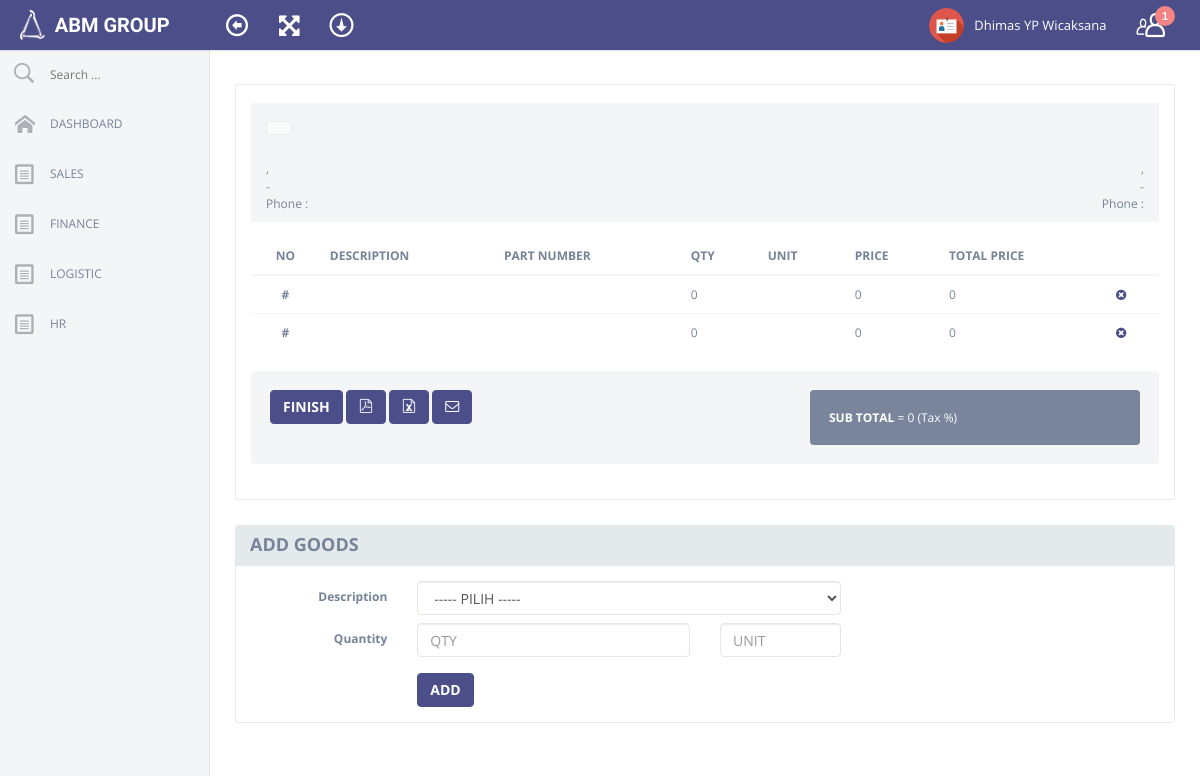
Page /input_item_invoice.php (signed in) on the committed database.
### tables this page shows
CREATE TABLE IF NOT EXISTS `employee` (
`id_karyawan` int(255) NOT NULL,
  `no_pegawai` int(255) DEFAULT NULL,
  `join_date` varchar(100) DEFAULT '',
  `status_karyawan` varchar(1000) DEFAULT '',
  `kode_company` varchar(100) DEFAULT '',
  `nama_depan` varchar(1000) DEFAULT '',
  `nama_tengah` varchar(1000) DEFAULT '',
  `nama_belakang` varchar(1000) DEFAULT '',
  `tempat_lahir` varchar(1000) DEFAULT '',
  `ttl_karyawan` varchar(1000) DEFAULT '',
  `alamat_karyawan` varchar(1000) DEFAULT '',
  `kota_karyawan` varchar(1000) DEFAULT '',
  `kodepos_karyawan` int(255) DEFAULT NULL,
  `propinsi_karyawan` varchar(1000) DEFAULT '',
  `negara_karyawan` varchar(1000) DEFAULT '',
  `telpon_karyawan` varchar(1000) DEFAULT '',
  `mobile_karyawan` varchar(1000) DEFAULT '',
  `email_karyawan` varchar(1000) DEFAULT '',
  `job_tittle` varchar(1000) DEFAULT '',
  `basic_salary` int(255) DEFAULT NULL,
  `meals_salary` int(255) DEFAULT NULL,
  `npwp` varchar(1000) DEFAULT '',
  `bpjs` varchar(1000) DEFAULT '',
  `sex` varchar(1000) DEFAULT '',
  `martial_status` varchar(1000) DEFAULT '',
  `spouse_name` varchar(1000) DEFAULT '',
  `no_child` int(10) DEFAULT NULL,
  `emergency_contact` varchar(1000) DEFAULT '',
  `emergency_phone` varchar(1000) DEFAULT '',
  `id_type` varchar(1000) DEFAULT '',
  `id_no` varchar(1000) DEFAULT '',
  `foto` varchar(1000) DEFAULT '',
  `status` int(10) DEFAULT NULL,
  `vis` int(10) DEFAULT NULL,
  `create_user` varchar(1000) DEFAULT '',
  `create_date` varchar(1000) DEFAULT '',
  `modified_user` varchar(1000) DEFAULT '',
  `modified_date` varchar(1000) DEFAULT ''
);

CREATE TABLE IF NOT EXISTS `quote_list` (
`id_quote_list` int(255) NOT NULL,
  `quote_no` varchar(1000) NOT NULL,
  `description` text NOT NULL,
  `part_number` varchar(1000) NOT NULL,
  `goods_no` varchar(1000) NOT NULL,
  `qty` int(255) NOT NULL,
  `unit` varchar(100) NOT NULL,
  `price` int(255) NOT NULL,
  `sub_price` int(255) NOT NULL,
  `matauang` varchar(1000) NOT NULL,
  `tax` int(255) NOT NULL,
  `margin` varchar(1000) NOT NULL,
  `status` varchar(1000) NOT NULL,
  `date_create` varchar(1000) NOT NULL DEFAULT '',
  `user_create` varchar(1000) NOT NULL DEFAULT ''
);

### input_item_invoice.php (the view, shortened to what this page needs)
<?PHP
	  $id2=$_SESSION['SESS_MEMBER_ID'];
	  $tampil= mysql_query("select * from user where id_pegawai='$id2'");
	  $data_tampil = mysql_fetch_array($tampil);
	  $kd_role = $data_tampil['role'];
	if ($kd_role == "1") {
  include ("head_meta.php");
?>
<body>
  <?PHP
  include ("header.php");
  include ("sidebar.php");
  ?>
<div id=content>
  <div class=content-wrapper>
   <br>
    <div class=outlet>
      <div class="row printable">
        <div class=col-lg-12>
          <div class="panel panel-default plain">
            <div class="panel-heading white-bg"></div>
            <div class=panel-body>
              <div class=invoice>
                <div class=invoice-header>
                  <div class="invoice-logo col-md-12">
				                      <div class=invoice-date>
                      <ul class=list-unstyled>
                      <?PHP
                      $qs= @$_GET['invoice'];
	                    $tpl= mysql_query("select * from invoice where no_invoice='$qs'");
	                    $tpl2 = mysql_fetch_array($tpl);
	                    $nq = $tpl2['no_do'];
	                    $co = $tpl2['kode_company'];
	                    $cl = $tpl2['no_client'];
	                    $pjk = $tpl2['tax'];
                      ?>
                        <li><?PHP echo "<button type='button' class='btn btn-default' disabled='disabled'>$nq</button>"; ?></li>
                      </ul>
                    </div>
				  </div>
          <?PHP
					$tampils= mysql_query("select * from company where kode_company='$co'");
					$data_tampils = mysql_fetch_array($tampils);
				  ?>
				  <div class="invoice-from col-md-9">
                    <ul class="list-unstyled text-left">
                      <li><?PHP echo $data_tampils['kota_company']; ?>, <?PHP echo $data_tampils['propinsi_company']; ?></li>
                      <li><?PHP echo $data_tampils['negara_company']; ?> - <?PHP echo $data_tampils['kodepos_company']; ?></li>
                      <li>Phone : <?PHP echo $data_tampils['telpon_company']; ?></li>
                    </ul>
                  </div>
				  <?PHP
					$tampilz= mysql_query("select * from client where id_client='$cl'");
					$data_tampilz = mysql_fetch_array($tampilz);
				  ?>
                  <div class="invoice-to col-md-3">
                    <ul class="list-unstyled text-right">
                      <li><?PHP echo $data_tampilz['kota_client']; ?>, <?PHP echo $data_tampilz['propinsi_client']; ?></li>
                      <li><?PHP echo $data_tampilz['negara_client']; ?> - <?PHP echo $data_tampilz['kodepos_client']; ?></li>
                      <li>Phone : <?PHP echo $data_tampilz['telpon_client']; ?></li>
                    </ul>
                  </div>
                </div>
                <div class=invoice-content>
                  <table class="table table-hover">
                    <thead>
                      <tr>
                        <th class=text-center>NO
                        <th>DESCRIPTION
                        <th>PART NUMBER
                        <th>QTY
                        <th>UNIT
                        <th>PRICE
                        <th>TOTAL PRICE
						            <th>
                    <tbody>
	<?PHP
	$items= "select * from quote_list where quote_no='$nq' order by id_quote_list ASC limit 100";
	$items2=mysql_query($items) or die(mysql_error());
		While($items3= mysql_fetch_assoc($items2))
			{
				echo '<tr><td class="text-center"><strong>#</strong>';
				echo '<td> '.$items3['description'].'';
				echo '<td> '.$items3['part_number'].'';
				echo '<td> '.$items3['qty'].'';
				echo '<td> '.$items3['unit'].'';
				echo '<td> '.$items3['price'].'';
				echo '<td> '.$items3['sub_price'].'';
				echo '<th><a href=""><i class="fa-remove-sign"></i></a>';
			};
	?>
                  </table>
                  <div class="well bn">
                    <div class=row>
                      <div class=col-md-9>
            <button type=button class="btn btn-primary">FINISH</button>
            <button type=submit class="btn btn-primary"><i class="im-file-pdf"></i></button>
            <button type=submit class="btn btn-primary"><i class="im-file-excel"></i></button>
            <button type=submit class="btn btn-primary"><i class="fa-envelope"></i></button>
                      </div>
                      <div class=col-md-3>
	<?php
		$sum = mysql_query("SELECT sum(sub_price) FROM quote_list WHERE quote_no='$nq'") or die(mysql_error());
		while ($rows = mysql_fetch_array($sum)) {
	?>
                        <div class="well bn dark-bg mb0"><b>SUB TOTAL</b> = <?php echo $rows['sum(sub_price)']; ?>
                         (Tax <?PHP echo $pjk ?>%)</div>
    <?PHP } ?>
                      </div>
                    </div>
                  </div>
                </div>
              </div>
            </div>
          </div>
        </div>
      </div>
    </div>
	<div class=outlet>
      <div class=row>
        <div class=col-lg-12>
          <div class="panel panel-default toggle">
            <div class=panel-heading>
              <h4>ADD GOODS</h4>
            </div>
            <div class=panel-body>
              <form class="form-horizontal" role=form action=input_item_penawaran2.php?qt=<?PHP echo $nq ?>&&tx=<?PHP echo $pjk ?> method="post">
                <div class=form-group>
                  <label class="col-lg-2 col-md-2 col-sm-12 control-label">Description</label>
					<div class="col-lg-6 col-md-6">
						<?PHP
							$tampil_barang= mysql_query("select * from goods order by id_goods asc limit 0, 10001");
								echo '<select class="form-control select2" name="barang" onchange="showUser(this.value)">';
								echo '<option value="">----- PILIH -----';
									While($tampil_barang2= mysql_fetch_assoc($tampil_barang))
								{
									echo '<option value="'.$tampil_barang2['id_goods'].'">';
									echo '</option>';
								}
								echo '</select>';
						?>
                    </div>
                </div>
                <div class=form-group>
                  <label class="col-lg-2 col-md-2 col-sm-12 control-label">Quantity</label>
                      <div class="col-lg-4 col-md-4">
                        <input class=form-control placeholder=QTY name="jml">
                      </div>
                      <div class="col-lg-2 col-md-2">
                        <input class=form-control placeholder=UNIT name="unt">
                      </div>
                </div>
                <div class=form-group>
                  <label class="col-lg-2 col-md-2 col-sm-12 control-label"></label>
                  <div class="col-lg-10 col-md-10">
                    <button type=submit class="btn btn-primary">ADD</button>
                  </div>
                </div>
              </form>
            </div>
          </div>
        </div>
      </div>
  </div>
</div>
<?PHP		}  else { header("Location: error_page.php"); } ?>

### header.php (shortened to what this page needs)
Start #header -->
<div id="header">
  <div class=container-fluid>
    <div class=navbar>
      <div class="navbar-header">
        <a class=navbar-brand href=dashboard.php>
          <img style="margin: 5px 5px 10px 20px;" width="25" height="30" src=assets/img/logo01.png>
            <span class=text-logo>ABM GROUP</span><span class=text-slogan></span></a></div>
              <nav class=top-nav role=navigation>
                <ul class="nav navbar-nav pull-left">
                  <li id="toggle-sidebar-li"><a href=# id="toggle-sidebar"><i class=en-arrow-left2></i></a></li>
                  <li><a href=# class=full-screen><i class=fa-fullscreen></i></a></li>
                  <li><a href=# id="toggle-header-area"><i class=ec-download></i></a></li>
                </ul>
        <ul class="nav navbar-nav pull-right">
          <?PHP
                $idu= $data_tampil['nama_pegawai'];
                $idu2= mysql_query("select * from employee where nama_depan='$idu'") or die(mysql_error());
                $idu4= mysql_result($idu2, 0, 'nama_depan');
                $idu5= mysql_result($idu2, 0, 'nama_tengah');
                $idu6= mysql_result($idu2, 0, 'nama_belakang');
          ?>
          <li class=dropdown>
            <a href=# data-toggle=dropdown>
              <img class=user-avatar src=assets/img/ico/profile.png >
              <?PHP echo $idu4 ?> <?PHP echo $idu5 ?> <?PHP echo $idu6 ?>
            </a>
          </li>
          <li id="toggle-right-sidebar-li"><a href=# id="toggle-right-sidebar"><i class="ec-users"></i> <span class="notification">1</span></a></li>
        </ul>
      </nav>
    </div>
  </div>
</div>

### rows in the picture
employee: nama_depan "Dhimas", nama_belakang "YP Wicaksana"
quote_list: qty "0", price "0", sub_price "0"
quote_list: qty "0", price "0", sub_price "0"

### other values in the picture
$rows['sum(sub_price)'] "0"
